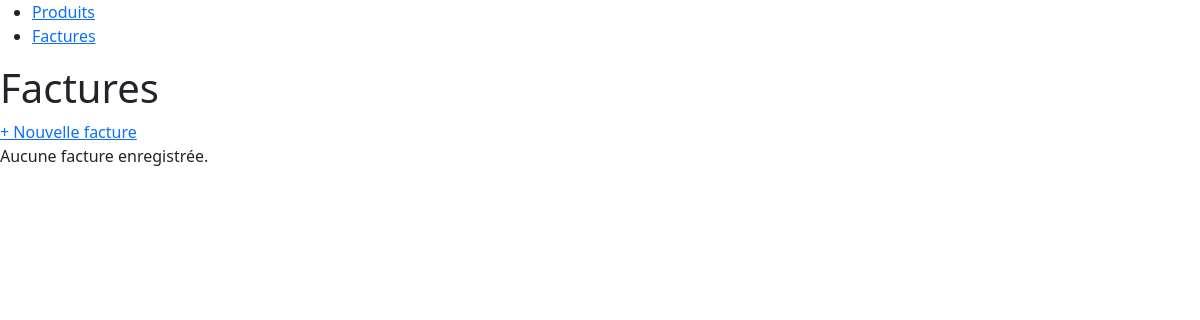
Page /factures/ on the earlier database version.
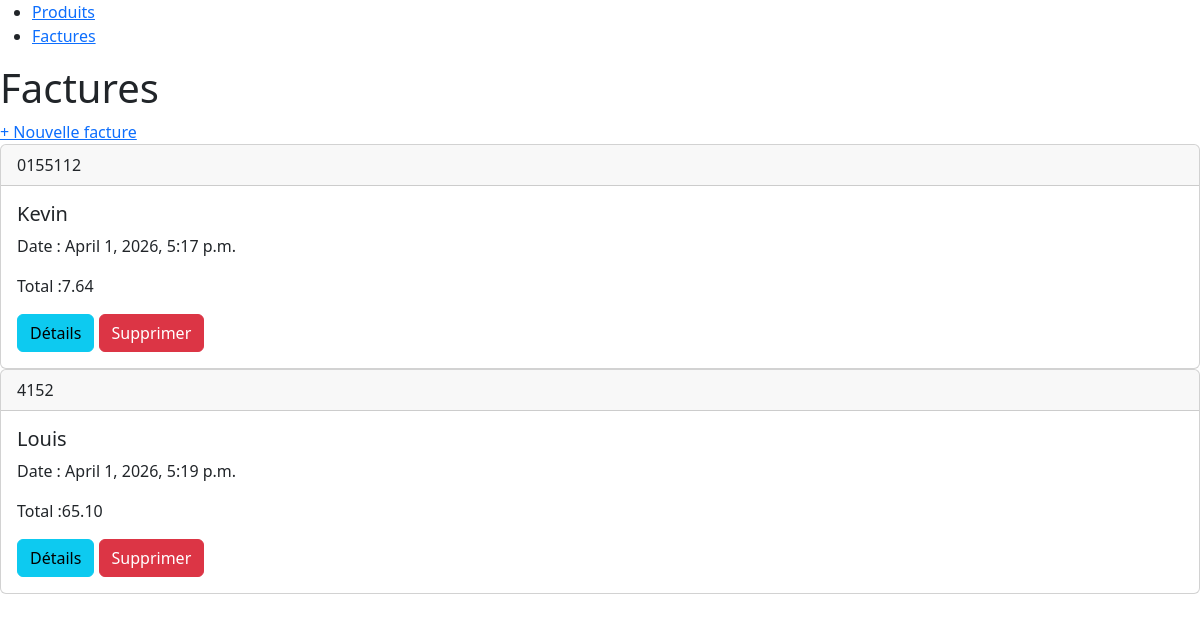
Same page on the later database version.
### invoices/models.py (models this page shows, shortened)
class Invoice(models.Model):
    number = models.CharField(max_length=50,unique=True)
    client_name= models.CharField(max_length=200)
    creation_date=models.DateTimeField(auto_now_add=True)
    def total(self):
        return  sum(item.sub_total() for item in self.invoiceitem_set.all())

class InvoiceItem(models.Model):
    invoice = models.ForeignKey(Invoice, on_delete=models.CASCADE)
    product = models.ForeignKey(Product,on_delete=models.CASCADE)
    quantity = models.PositiveIntegerField(default=1)
    def sub_total(self):
        return self.product.price * self.quantity

### products/models.py (models this page shows, shortened)
class Product(models.Model):
    name = models.CharField(max_length=200)
    price = models.DecimalField(max_digits=10, decimal_places=2)
    expiration_date = models.DateField()

### invoices/views.py (the view)
# urls.py: path('', views.invoice_list, name='invoice_list'),
def invoice_list (request):
    invoices = Invoice.objects.all()
    paginator = Paginator(invoices , 4)
    page_number = request.GET.get('page')
    page_obj = paginator.get_page(page_number)
    return render(request , 'invoices/invoice_list.html' , {'page_obj': page_obj})

### templates/invoices/invoice_list.html (shortened to what this page needs)
{% extends 'base.html' %}
{% block content %}
  <h1>Factures</h1>
  <a href="{% url 'invoice_create' %}">+ Nouvelle facture</a>
  {% if page_obj.object_list %}
    <div class="cards">
      {% for invoice in page_obj %}
        <div class="card">
            <div class="card-header">
                {{ invoice.number }}
            </div>
            <div class="card-body">
                <h5 class="card-title">{{ invoice.client_name }}</h5>
                <p class="card-text">Date : {{ invoice.creation_date }}</p>
                <p class="card-text">Total :{{ invoice.total }}</p>
                <a href="{% url 'invoice_detail' invoice.id %}" class="btn btn-info">Détails</a>
                <a href="{% url 'invoice_delete' invoice.id %}" class="btn btn-danger">Supprimer</a>
            </div>
        </div>
      {% endfor %}
    </div>
  {% else %}
    <p>Aucune facture enregistrée.</p>
  {% endif %}
{% endblock %}

Differences in the rows shown:
added Invoice: number "0155112", client_name "Kevin", creation_date "April 1, 2026, 5:17 p.m.", total "7.64"
added Invoice: number "4152", client_name "Louis", creation_date "April 1, 2026, 5:19 p.m.", total "65.10"
Other differences:
text no longer shown: "Aucune facture enregistrée."
